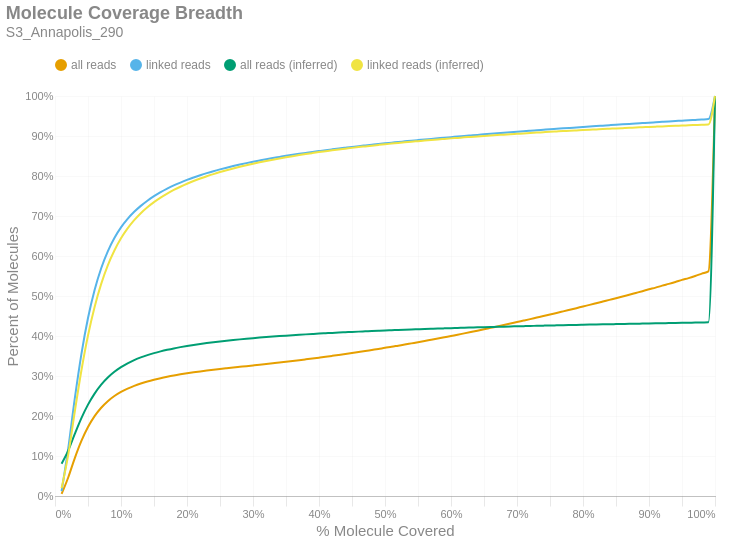

Notebook code for this chart:
### Markdown cell above
### Molecule Read Coverage
This chart shows molecule coverage breadth as computed by the number of bases aligned to that molecule. In other words, "*how much of each unique long molecule is actually sequenced/aligned?*" Keep in mind there is a distinction between sequences and alignments, since some sequences belonging to a particular molecule may not align well and wouldn't appear in the alignment data. This chart also shows molecule coverage breadth as computed by the *inferred fragment* from which the aligned sequences originate. Unlike read coverage, this calculation takes into account the total insert size, including unsequenced gaps between the forward and reverse reads. Like the previous figures, these are cumulative percents.

### Code cell
if SKIPLR:
    print_html(f"Skipped")
else:
    binned_df = consolidated_hist(valids['coverage_bp'], mask, 0.01, True)
    binned_df_inf = consolidated_hist(valids['coverage_inserts'], mask, 0.01, True)
    binned_df = binned_df.with_columns(pl.lit(binned_df_inf['all reads (cumsum)']).alias('all reads (inferred)'))
    binned_df = binned_df.with_columns(pl.lit(binned_df_inf['linked reads (cumsum)']).alias('linked reads (inferred)'))
    binned_df = binned_df.with_columns(
        (pl.col('bin').cast(pl.Float64) + 0.01).alias('right_edge')
    )

    with SafeRender(binned_df):
        (
            density_plot(binned_df, 'Molecule Coverage Breadth', samplename, 'molcov', ['all reads (inferred)','linked reads (inferred)'])
            .encode(
                #x=alt.X('bin:Q', title="% Molecule Covered").axis(format = '%').scale(padding=0),
                x=alt.X('right_edge:Q', title="% Molecule Covered").axis(format='%').scale(padding=0),
                y=alt.Y('value:Q', title='Percent of Molecules')
                    .axis(format='%')
                    .stack(False)
                    .scale(domainMin=0, padding=0),
                color=alt.Color("key:N").scale(domain = ["all reads", "linked reads", "all reads (inferred)", "linked reads (inferred)"]),
                tooltip = [
                    alt.Tooltip("key:N", title = "Data Type"),
                    alt.Tooltip("range_label:N", title="% Molecule Covered"),
                    alt.Tooltip("value:Q", format = ".2%", title="% Molecules")
                ]
            )
        ).display()

### Figure 1 — Vega-Lite specification as saved in the notebook (floating-point values rounded to 4 significant figures)
{"width": "container", "height": 400, "config": {"title": {"anchor": "start", "dy": -15, "fontSize": 18, "color": "#888888", "subtitleColor": "#888888", "subtitleFontSize": 14}, "arc": {"fill": "#0072B2"}, "axis": {"domainColor": "#888888", "domainWidth": 0.5, "gridWidth": 0.2, "grid": false, "titleFontWeight": 400, "titleFontSize": 15, "labelFontSize": 11, "labelColor": "#888888", "tickColor": "#888888", "tickWidth": 0.2, "titleColor": "#888888"}, "axisBand": {"grid": false}, "axisX": {"grid": true, "tickSize": 10, "domainCap": "round"}, "axisY": {"domain": false, "grid": true, "tickSize": 0, "domainCap": "round"}, "background": "transparent", "header": {"labelFontSize": 15, "labelColor": "#888888", "titleFontSize": 15, "titleFontWeight": 600, "titleColor": "#888888"}, "legend": {"labelFont": "sans-serif", "labelFontSize": 12, "labelColor": "#888888", "symbolSize": 100, "symbolType": "circle", "titleFontSize": 12, "titlePadding": 10, "titleColor": "#888888", "title": null, "orient": "top"}, "range": {"category": ["#E69F00", "#56B4E9", "#009E73", "#F0E442", "#0072B2", "#D55E00", "#CC79A7", "#000000"], "diverging": ["#cfe8f3", "#a2d4ec", "#73bfe2", "#46abdb", "#1696d2", "#12719e"]}, "area": {"fill": "#0072B2", "fillOpacity": 0.7, "line": true, "strokeOpacity": 0.7}, "line": {"color": "#0072B2", "stroke": "#0072B2", "strokeWidth": 2}, "trail": {"color": "#0072B2", "stroke": "#0072B2", "strokeWidth": 0, "size": 1}, "point": {"filled": true, "fillOpacity": 1.0, "size": 95}, "text": {"color": "#888888", "fontSize": 11, "align": "right", "fontWeight": 400, "size": 11}, "bar": {"fill": "#0072B2", "stroke": null}, "view": {"stroke": null, "continuousWidth": 660, "continuousHeight": 400}}, "data": {"name": "data-26914084372724ebc2f6f15f8dca868e"}, "mark": {"type": "line", "interpolate": "monotone", "point": {"opacity": 0, "size": 275}}, "encoding": {"color": {"field": "key", "scale": {"domain": ["all reads", "linked reads", "all reads (inferred)", "linked reads (inferred)"]}, "type": "nominal"}, "tooltip": [{"field": "key", "title": "Data Type", "type": "nominal"}, {"field": "range_label", "title": "% Molecule Covered", "type": "nominal"}, {"field": "value", "format": ".2%", "title": "% Molecules", "type": "quantitative"}], "x": {"axis": {"format": "%"}, "field": "right_edge", "scale": {"padding": 0}, "title": "% Molecule Covered", "type": "quantitative"}, "y": {"axis": {"format": "%"}, "field": "value", "scale": {"domainMin": 0, "padding": 0}, "stack": false, "title": "Percent of Molecules", "type": "quantitative"}}, "params": [{"name": "param_c36ac31b6afebe62", "select": {"type": "point", "fields": ["key"]}, "bind": "legend"}], "title": {"text": "Molecule Coverage Breadth", "subtitle": "S3_Annapolis_290"}, "transform": [{"fold": ["all reads (cumsum)", "linked reads (cumsum)", "all reads (inferred)", "linked reads (inferred)"]}, {"calculate": "replace(datum.key, ' (cumsum)', '')", "as": "key"}, {"filter": {"param": "param_c36ac31b6afebe62"}}], "usermeta": {"embedOptions": {"downloadFileName": "S3_Annapolis_290.molcov"}}, "$schema": "https://vega.github.io/schema/vega-lite/v6.1.0.json", "datasets": {"data-26914084372724ebc2f6f15f8dca868e": [{"bin": "0.0", "interval": "0.0-0.01", "all reads": 0.005039, "linked reads": 0.01225, "all reads (cumsum)": 0.005039, "linked reads (cumsum)": 0.01225, "range_label": "0.0-0.01", "all reads (inferred)": 0.08074, "linked reads (inferred)": 0.01921, "right_edge": 0.01}, {"bin": "0.01", "interval": "0.01-0.02", "all reads": 0.04123, "linked reads": 0.1059, "all reads (cumsum)": 0.04627, "linked reads (cumsum)": 0.1181, "range_label": "0.01-0.02", "all reads (inferred)": 0.1133, "linked reads (inferred)": 0.1027, "right_edge": 0.02}, {"bin": "0.02", "interval": "0.02-0.03", "all reads": 0.04861, "linked reads": 0.1257, "all reads (cumsum)": 0.09488, "linked reads (cumsum)": 0.2439, "range_label": "0.02-0.03", "all reads (inferred)": 0.1552, "linked reads (inferred)": 0.2113, "right_edge": 0.03}, {"bin": "0.03", "interval": "0.03-0.04", "all reads": 0.0429, "linked reads": 0.111, "all reads (cumsum)": 0.1378, "linked reads (cumsum)": 0.3549, "range_label": "0.03-0.04", "all reads (inferred)": 0.1948, "linked reads (inferred)": 0.3137, "right_edge": 0.04}, {"bin": "0.04", "interval": "0.04-0.05", "all reads": 0.03477, "linked reads": 0.09005, "all reads (cumsum)": 0.1725, "linked reads (cumsum)": 0.445, "range_label": "0.04-0.05", "all reads (inferred)": 0.2285, "linked reads (inferred)": 0.4011, "right_edge": 0.05}, {"bin": "0.05", "interval": "0.05-0.06", "all reads": 0.02711, "linked reads": 0.07017, "all reads (cumsum)": 0.1997, "linked reads (cumsum)": 0.5151, "range_label": "0.05-0.06", "all reads (inferred)": 0.256, "linked reads (inferred)": 0.4725, "right_edge": 0.06}, {"bin": "0.06", "interval": "0.06-0.07", "all reads": 0.02098, "linked reads": 0.05427, "all reads (cumsum)": 0.2206, "linked reads (cumsum)": 0.5694, "range_label": "0.06-0.07", "all reads (inferred)": 0.2782, "linked reads (inferred)": 0.5302, "right_edge": 0.07}, {"bin": "0.07", "interval": "0.07-0.08", "all reads": 0.01638, "linked reads": 0.04234, "all reads (cumsum)": 0.237, "linked reads (cumsum)": 0.6117, "range_label": "0.07-0.08", "all reads (inferred)": 0.2961, "linked reads (inferred)": 0.5766, "right_edge": 0.08}, {"bin": "0.08", "interval": "0.08-0.09", "all reads": 0.01287, "linked reads": 0.03322, "all reads (cumsum)": 0.2499, "linked reads (cumsum)": 0.645, "range_label": "0.08-0.09", "all reads (inferred)": 0.3104, "linked reads (inferred)": 0.6137, "right_edge": 0.09}, {"bin": "0.09", "interval": "0.09-0.1", "all reads": 0.01029, "linked reads": 0.02652, "all reads (cumsum)": 0.2602, "linked reads (cumsum)": 0.6715, "range_label": "0.09-0.1", "all reads (inferred)": 0.3222, "linked reads (inferred)": 0.6441, "right_edge": 0.1}, {"bin": "0.1", "interval": "0.1-0.11", "all reads": 0.00825, "linked reads": 0.02122, "all reads (cumsum)": 0.2684, "linked reads (cumsum)": 0.6927, "range_label": "0.1-0.11", "all reads (inferred)": 0.3318, "linked reads (inferred)": 0.669, "right_edge": 0.11}, {"bin": "0.11", "interval": "0.11-0.12", "all reads": 0.006905, "linked reads": 0.01773, "all reads (cumsum)": 0.2753, "linked reads (cumsum)": 0.7104, "range_label": "0.11-0.12", "all reads (inferred)": 0.3397, "linked reads (inferred)": 0.6895, "right_edge": 0.12}, {"bin": "0.12", "interval": "0.12-0.13", "all reads": 0.00582, "linked reads": 0.0149, "all reads (cumsum)": 0.2812, "linked reads (cumsum)": 0.7253, "range_label": "0.12-0.13", "all reads (inferred)": 0.3465, "linked reads (inferred)": 0.707, "right_edge": 0.13}, {"bin": "0.13", "interval": "0.13-0.14", "all reads": 0.005077, "linked reads": 0.01298, "all reads (cumsum)": 0.2862, "linked reads (cumsum)": 0.7383, "range_label": "0.13-0.14", "all reads (inferred)": 0.3522, "linked reads (inferred)": 0.7218, "right_edge": 0.14}, {"bin": "0.14", "interval": "0.14-0.15", "all reads": 0.004416, "linked reads": 0.01129, "all reads (cumsum)": 0.2906, "linked reads (cumsum)": 0.7496, "range_label": "0.14-0.15", "all reads (inferred)": 0.3572, "linked reads (inferred)": 0.7346, "right_edge": 0.15}, {"bin": "0.15", "interval": "0.15-0.16", "all reads": 0.003952, "linked reads": 0.01005, "all reads (cumsum)": 0.2946, "linked reads (cumsum)": 0.7596, "range_label": "0.15-0.16", "all reads (inferred)": 0.3615, "linked reads (inferred)": 0.7459, "right_edge": 0.16}, {"bin": "0.16", "interval": "0.16-0.17", "all reads": 0.003493, "linked reads": 0.008865, "all reads (cumsum)": 0.2981, "linked reads (cumsum)": 0.7685, "range_label": "0.16-0.17", "all reads (inferred)": 0.3655, "linked reads (inferred)": 0.756, "right_edge": 0.17}, {"bin": "0.17", "interval": "0.17-0.18", "all reads": 0.003179, "linked reads": 0.008004, "all reads (cumsum)": 0.3013, "linked reads (cumsum)": 0.7765, "range_label": "0.17-0.18", "all reads (inferred)": 0.369, "linked reads (inferred)": 0.7651, "right_edge": 0.18}, {"bin": "0.18", "interval": "0.18-0.19", "all reads": 0.002842, "linked reads": 0.007115, "all reads (cumsum)": 0.3041, "linked reads (cumsum)": 0.7836, "range_label": "0.18-0.19", "all reads (inferred)": 0.3722, "linked reads (inferred)": 0.7732, "right_edge": 0.19}, {"bin": "0.19", "interval": "0.19-0.2", "all reads": 0.002657, "linked reads": 0.006622, "all reads (cumsum)": 0.3068, "linked reads (cumsum)": 0.7902, "range_label": "0.19-0.2", "all reads (inferred)": 0.3751, "linked reads (inferred)": 0.7807, "right_edge": 0.2}, {"bin": "0.2", "interval": "0.2-0.21", "all reads": 0.002432, "linked reads": 0.006051, "all reads (cumsum)": 0.3092, "linked reads (cumsum)": 0.7963, "range_label": "0.2-0.21", "all reads (inferred)": 0.3777, "linked reads (inferred)": 0.7874, "right_edge": 0.21}, {"bin": "0.21", "interval": "0.21-0.22", "all reads": 0.002267, "linked reads": 0.005562, "all reads (cumsum)": 0.3115, "linked reads (cumsum)": 0.8019, "range_label": "0.21-0.22", "all reads (inferred)": 0.3801, "linked reads (inferred)": 0.7936, "right_edge": 0.22}, {"bin": "0.22", "interval": "0.22-0.23", "all reads": 0.002151, "linked reads": 0.005229, "all reads (cumsum)": 0.3136, "linked reads (cumsum)": 0.8071, "range_label": "0.22-0.23", "all reads (inferred)": 0.3824, "linked reads (inferred)": 0.7994, "right_edge": 0.23}, {"bin": "0.23", "interval": "0.23-0.24", "all reads": 0.00202, "linked reads": 0.004873, "all reads (cumsum)": 0.3156, "linked reads (cumsum)": 0.812, "range_label": "0.23-0.24", "all reads (inferred)": 0.3844, "linked reads (inferred)": 0.8048, "right_edge": 0.24}, {"bin": "0.24", "interval": "0.24-0.25", "all reads": 0.001894, "linked reads": 0.004523, "all reads (cumsum)": 0.3175, "linked reads (cumsum)": 0.8165, "range_label": "0.24-0.25", "all reads (inferred)": 0.3864, "linked reads (inferred)": 0.8098, "right_edge": 0.25}, {"bin": "0.25", "interval": "0.25-0.26", "all reads": 0.001807, "linked reads": 0.004248, "all reads (cumsum)": 0.3193, "linked reads (cumsum)": 0.8207, "range_label": "0.25-0.26", "all reads (inferred)": 0.3882, "linked reads (inferred)": 0.8145, "right_edge": 0.26}, {"bin": "0.26", "interval": "0.26-0.27", "all reads": 0.001774, "linked reads": 0.004051, "all reads (cumsum)": 0.3211, "linked reads (cumsum)": 0.8248, "range_label": "0.26-0.27", "all reads (inferred)": 0.39, "linked reads (inferred)": 0.8188, "right_edge": 0.27}, {"bin": "0.27", "interval": "0.27-0.28", "all reads": 0.001742, "linked reads": 0.003839, "all reads (cumsum)": 0.3229, "linked reads (cumsum)": 0.8286, "range_label": "0.27-0.28", "all reads (inferred)": 0.3916, "linked reads (inferred)": 0.823, "right_edge": 0.28}, {"bin": "0.28", "interval": "0.28-0.29", "all reads": 0.001739, "linked reads": 0.003599, "all reads (cumsum)": 0.3246, "linked reads (cumsum)": 0.8322, "range_label": "0.28-0.29", "all reads (inferred)": 0.3931, "linked reads (inferred)": 0.8269, "right_edge": 0.29}, {"bin": "0.29", "interval": "0.29-0.3", "all reads": 0.001754, "linked reads": 0.00339, "all reads (cumsum)": 0.3264, "linked reads (cumsum)": 0.8356, "range_label": "0.29-0.3", "all reads (inferred)": 0.3946, "linked reads (inferred)": 0.8306, "right_edge": 0.3}, {"bin": "0.3", "interval": "0.3-0.31", "all reads": 0.001776, "linked reads": 0.003181, "all reads (cumsum)": 0.3281, "linked reads (cumsum)": 0.8388, "range_label": "0.3-0.31", "all reads (inferred)": 0.396, "linked reads (inferred)": 0.8342, "right_edge": 0.31}, {"bin": "0.31", "interval": "0.31-0.32", "all reads": 0.001852, "linked reads": 0.003115, "all reads (cumsum)": 0.33, "linked reads (cumsum)": 0.8419, "range_label": "0.31-0.32", "all reads (inferred)": 0.3973, "linked reads (inferred)": 0.8376, "right_edge": 0.32}, {"bin": "0.32", "interval": "0.32-0.33", "all reads": 0.001859, "linked reads": 0.002923, "all reads (cumsum)": 0.3318, "linked reads (cumsum)": 0.8448, "range_label": "0.32-0.33", "all reads (inferred)": 0.3985, "linked reads (inferred)": 0.8407, "right_edge": 0.33}, {"bin": "0.33", "interval": "0.33-0.34", "all reads": 0.001866, "linked reads": 0.002771, "all reads (cumsum)": 0.3337, "linked reads (cumsum)": 0.8476, "range_label": "0.33-0.34", "all reads (inferred)": 0.3997, "linked reads (inferred)": 0.8438, "right_edge": 0.34}, {"bin": "0.34", "interval": "0.34-0.35", "all reads": 0.00193, "linked reads": 0.002765, "all reads (cumsum)": 0.3356, "linked reads (cumsum)": 0.8504, "range_label": "0.34-0.35", "all reads (inferred)": 0.4009, "linked reads (inferred)": 0.8467, "right_edge": 0.35}, {"bin": "0.35", "interval": "0.35-0.36", "all reads": 0.001929, "linked reads": 0.002569, "all reads (cumsum)": 0.3376, "linked reads (cumsum)": 0.8529, "range_label": "0.35-0.36", "all reads (inferred)": 0.402, "linked reads (inferred)": 0.8495, "right_edge": 0.36}, {"bin": "0.36", "interval": "0.36-0.37", "all reads": 0.001983, "linked reads": 0.002473, "all reads (cumsum)": 0.3395, "linked reads (cumsum)": 0.8554, "range_label": "0.36-0.37", "all reads (inferred)": 0.403, "linked reads (inferred)": 0.8523, "right_edge": 0.37}, {"bin": "0.37", "interval": "0.37-0.38", "all reads": 0.002073, "linked reads": 0.002422, "all reads (cumsum)": 0.3416, "linked reads (cumsum)": 0.8578, "range_label": "0.37-0.38", "all reads (inferred)": 0.4041, "linked reads (inferred)": 0.8548, "right_edge": 0.38}, {"bin": "0.38", "interval": "0.38-0.39", "all reads": 0.002114, "linked reads": 0.002371, "all reads (cumsum)": 0.3437, "linked reads (cumsum)": 0.8602, "range_label": "0.38-0.39", "all reads (inferred)": 0.405, "linked reads (inferred)": 0.8573, "right_edge": 0.39}, {"bin": "0.39", "interval": "0.39-0.4", "all reads": 0.002164, "linked reads": 0.002209, "all reads (cumsum)": 0.3459, "linked reads (cumsum)": 0.8624, "range_label": "0.39-0.4", "all reads (inferred)": 0.406, "linked reads (inferred)": 0.8597, "right_edge": 0.4}, {"bin": "0.4", "interval": "0.4-0.41", "all reads": 0.002194, "linked reads": 0.002181, "all reads (cumsum)": 0.3481, "linked reads (cumsum)": 0.8646, "range_label": "0.4-0.41", "all reads (inferred)": 0.4069, "linked reads (inferred)": 0.862, "right_edge": 0.41}, {"bin": "0.41", "interval": "0.41-0.42", "all reads": 0.002276, "linked reads": 0.002084, "all reads (cumsum)": 0.3504, "linked reads (cumsum)": 0.8667, "range_label": "0.41-0.42", "all reads (inferred)": 0.4077, "linked reads (inferred)": 0.8642, "right_edge": 0.42}, {"bin": "0.42", "interval": "0.42-0.43", "all reads": 0.002316, "linked reads": 0.002045, "all reads (cumsum)": 0.3527, "linked reads (cumsum)": 0.8687, "range_label": "0.42-0.43", "all reads (inferred)": 0.4086, "linked reads (inferred)": 0.8663, "right_edge": 0.43}, {"bin": "0.43", "interval": "0.43-0.44", "all reads": 0.002337, "linked reads": 0.00199, "all reads (cumsum)": 0.355, "linked reads (cumsum)": 0.8707, "range_label": "0.43-0.44", "all reads (inferred)": 0.4094, "linked reads (inferred)": 0.8683, "right_edge": 0.44}, {"bin": "0.44", "interval": "0.44-0.45", "all reads": 0.00243, "linked reads": 0.001975, "all reads (cumsum)": 0.3574, "linked reads (cumsum)": 0.8727, "range_label": "0.44-0.45", "all reads (inferred)": 0.4102, "linked reads (inferred)": 0.8703, "right_edge": 0.45}, {"bin": "0.45", "interval": "0.45-0.46", "all reads": 0.002477, "linked reads": 0.001909, "all reads (cumsum)": 0.3599, "linked reads (cumsum)": 0.8746, "range_label": "0.45-0.46", "all reads (inferred)": 0.4109, "linked reads (inferred)": 0.8722, "right_edge": 0.46}, {"bin": "0.46", "interval": "0.46-0.47", "all reads": 0.002502, "linked reads": 0.001832, "all reads (cumsum)": 0.3624, "linked reads (cumsum)": 0.8764, "range_label": "0.46-0.47", "all reads (inferred)": 0.4117, "linked reads (inferred)": 0.874, "right_edge": 0.47}, {"bin": "0.47", "interval": "0.47-0.48", "all reads": 0.00262, "linked reads": 0.001816, "all reads (cumsum)": 0.365, "linked reads (cumsum)": 0.8782, "range_label": "0.47-0.48", "all reads (inferred)": 0.4124, "linked reads (inferred)": 0.8759, "right_edge": 0.48}, {"bin": "0.48", "interval": "0.48-0.49", "all reads": 0.002572, "linked reads": 0.001798, "all reads (cumsum)": 0.3676, "linked reads (cumsum)": 0.88, "range_label": "0.48-0.49", "all reads (inferred)": 0.4131, "linked reads (inferred)": 0.8776, "right_edge": 0.49}, {"bin": "0.49", "interval": "0.49-0.5", "all reads": 0.002841, "linked reads": 0.001702, "all reads (cumsum)": 0.3705, "linked reads (cumsum)": 0.8817, "range_label": "0.49-0.5", "all reads (inferred)": 0.4138, "linked reads (inferred)": 0.8794, "right_edge": 0.5}, {"bin": "0.5", "interval": "0.5-0.51", "all reads": 0.002509, "linked reads": 0.001615, "all reads (cumsum)": 0.373, "linked reads (cumsum)": 0.8834, "range_label": "0.5-0.51", "all reads (inferred)": 0.4144, "linked reads (inferred)": 0.881, "right_edge": 0.51}, {"bin": "0.51", "interval": "0.51-0.52", "all reads": 0.002868, "linked reads": 0.001649, "all reads (cumsum)": 0.3758, "linked reads (cumsum)": 0.885, "range_label": "0.51-0.52", "all reads (inferred)": 0.4151, "linked reads (inferred)": 0.8826, "right_edge": 0.52}, {"bin": "0.52", "interval": "0.52-0.53", "all reads": 0.002811, "linked reads": 0.001591, "all reads (cumsum)": 0.3786, "linked reads (cumsum)": 0.8866, "range_label": "0.52-0.53", "all reads (inferred)": 0.4157, "linked reads (inferred)": 0.8842, "right_edge": 0.53}, {"bin": "0.53", "interval": "0.53-0.54", "all reads": 0.002938, "linked reads": 0.001612, "all reads (cumsum)": 0.3816, "linked reads (cumsum)": 0.8882, "range_label": "0.53-0.54", "all reads (inferred)": 0.4163, "linked reads (inferred)": 0.8857, "right_edge": 0.54}, {"bin": "0.54", "interval": "0.54-0.55", "all reads": 0.002921, "linked reads": 0.001521, "all reads (cumsum)": 0.3845, "linked reads (cumsum)": 0.8897, "range_label": "0.54-0.55", "all reads (inferred)": 0.4169, "linked reads (inferred)": 0.8871, "right_edge": 0.55}, {"bin": "0.55", "interval": "0.55-0.56", "all reads": 0.002998, "linked reads": 0.001486, "all reads (cumsum)": 0.3875, "linked reads (cumsum)": 0.8912, "range_label": "0.55-0.56", "all reads (inferred)": 0.4174, "linked reads (inferred)": 0.8886, "right_edge": 0.56}, {"bin": "0.56", "interval": "0.56-0.57", "all reads": 0.003072, "linked reads": 0.001541, "all reads (cumsum)": 0.3906, "linked reads (cumsum)": 0.8928, "range_label": "0.56-0.57", "all reads (inferred)": 0.418, "linked reads (inferred)": 0.89, "right_edge": 0.57}, {"bin": "0.57", "interval": "0.57-0.58", "all reads": 0.003034, "linked reads": 0.001494, "all reads (cumsum)": 0.3936, "linked reads (cumsum)": 0.8943, "range_label": "0.57-0.58", "all reads (inferred)": 0.4186, "linked reads (inferred)": 0.8914, "right_edge": 0.58}, {"bin": "0.58", "interval": "0.58-0.59", "all reads": 0.003174, "linked reads": 0.001505, "all reads (cumsum)": 0.3968, "linked reads (cumsum)": 0.8958, "range_label": "0.58-0.59", "all reads (inferred)": 0.4191, "linked reads (inferred)": 0.8927, "right_edge": 0.59}, {"bin": "0.59", "interval": "0.59-0.6", "all reads": 0.003246, "linked reads": 0.001434, "all reads (cumsum)": 0.4, "linked reads (cumsum)": 0.8972, "range_label": "0.59-0.6", "all reads (inferred)": 0.4196, "linked reads (inferred)": 0.8941, "right_edge": 0.6}, {"bin": "0.6", "interval": "0.6-0.61", "all reads": 0.003115, "linked reads": 0.001363, "all reads (cumsum)": 0.4031, "linked reads (cumsum)": 0.8986, "range_label": "0.6-0.61", "all reads (inferred)": 0.4201, "linked reads (inferred)": 0.8953, "right_edge": 0.61}, {"bin": "0.61", "interval": "0.61-0.62", "all reads": 0.003384, "linked reads": 0.001447, "all reads (cumsum)": 0.4065, "linked reads (cumsum)": 0.9, "range_label": "0.61-0.62", "all reads (inferred)": 0.4207, "linked reads (inferred)": 0.8966, "right_edge": 0.62}, {"bin": "0.62", "interval": "0.62-0.63", "all reads": 0.003356, "linked reads": 0.001392, "all reads (cumsum)": 0.4099, "linked reads (cumsum)": 0.9014, "range_label": "0.62-0.63", "all reads (inferred)": 0.4211, "linked reads (inferred)": 0.8977, "right_edge": 0.63}, {"bin": "0.63", "interval": "0.63-0.64", "all reads": 0.00334, "linked reads": 0.001386, "all reads (cumsum)": 0.4132, "linked reads (cumsum)": 0.9028, "range_label": "0.63-0.64", "all reads (inferred)": 0.4216, "linked reads (inferred)": 0.8989, "right_edge": 0.64}, {"bin": "0.64", "interval": "0.64-0.65", "all reads": 0.003453, "linked reads": 0.001307, "all reads (cumsum)": 0.4167, "linked reads (cumsum)": 0.9041, "range_label": "0.64-0.65", "all reads (inferred)": 0.4221, "linked reads (inferred)": 0.9001, "right_edge": 0.65}, {"bin": "0.65", "interval": "0.65-0.66", "all reads": 0.003612, "linked reads": 0.00134, "all reads (cumsum)": 0.4203, "linked reads (cumsum)": 0.9054, "range_label": "0.65-0.66", "all reads (inferred)": 0.4225, "linked reads (inferred)": 0.9012, "right_edge": 0.66}, {"bin": "0.66", "interval": "0.66-0.67", "all reads": 0.003557, "linked reads": 0.001297, "all reads (cumsum)": 0.4238, "linked reads (cumsum)": 0.9067, "range_label": "0.66-0.67", "all reads (inferred)": 0.423, "linked reads (inferred)": 0.9023, "right_edge": 0.67}, {"bin": "0.67", "interval": "0.67-0.68", "all reads": 0.003625, "linked reads": 0.001329, "all reads (cumsum)": 0.4275, "linked reads (cumsum)": 0.9081, "range_label": "0.67-0.68", "all reads (inferred)": 0.4234, "linked reads (inferred)": 0.9034, "right_edge": 0.68}, {"bin": "0.68", "interval": "0.68-0.69", "all reads": 0.003627, "linked reads": 0.001307, "all reads (cumsum)": 0.4311, "linked reads (cumsum)": 0.9094, "range_label": "0.68-0.69", "all reads (inferred)": 0.4238, "linked reads (inferred)": 0.9044, "right_edge": 0.69}, {"bin": "0.69", "interval": "0.69-0.7", "all reads": 0.003762, "linked reads": 0.001278, "all reads (cumsum)": 0.4349, "linked reads (cumsum)": 0.9106, "range_label": "0.69-0.7", "all reads (inferred)": 0.4243, "linked reads (inferred)": 0.9055, "right_edge": 0.7}, {"bin": "0.7", "interval": "0.7-0.71", "all reads": 0.00366, "linked reads": 0.001257, "all reads (cumsum)": 0.4385, "linked reads (cumsum)": 0.9119, "range_label": "0.7-0.71", "all reads (inferred)": 0.4247, "linked reads (inferred)": 0.9065, "right_edge": 0.71}, {"bin": "0.71", "interval": "0.71-0.72", "all reads": 0.003703, "linked reads": 0.001227, "all reads (cumsum)": 0.4422, "linked reads (cumsum)": 0.9131, "range_label": "0.71-0.72", "all reads (inferred)": 0.4251, "linked reads (inferred)": 0.9075, "right_edge": 0.72}, {"bin": "0.72", "interval": "0.72-0.73", "all reads": 0.00381, "linked reads": 0.001217, "all reads (cumsum)": 0.446, "linked reads (cumsum)": 0.9143, "range_label": "0.72-0.73", "all reads (inferred)": 0.4255, "linked reads (inferred)": 0.9085, "right_edge": 0.73}, {"bin": "0.73", "interval": "0.73-0.74", "all reads": 0.003765, "linked reads": 0.001221, "all reads (cumsum)": 0.4498, "linked reads (cumsum)": 0.9156, "range_label": "0.73-0.74", "all reads (inferred)": 0.4259, "linked reads (inferred)": 0.9095, "right_edge": 0.74}, {"bin": "0.74", "interval": "0.74-0.75", "all reads": 0.004016, "linked reads": 0.001224, "all reads (cumsum)": 0.4538, "linked reads (cumsum)": 0.9168, "range_label": "0.74-0.75", "all reads (inferred)": 0.4263, "linked reads (inferred)": 0.9105, "right_edge": 0.75}, {"bin": "0.75", "interval": "0.75-0.76", "all reads": 0.003798, "linked reads": 0.001146, "all reads (cumsum)": 0.4576, "linked reads (cumsum)": 0.9179, "range_label": "0.75-0.76", "all reads (inferred)": 0.4267, "linked reads (inferred)": 0.9114, "right_edge": 0.76}, {"bin": "0.76", "interval": "0.76-0.77", "all reads": 0.003981, "linked reads": 0.001173, "all reads (cumsum)": 0.4616, "linked reads (cumsum)": 0.9191, "range_label": "0.76-0.77", "all reads (inferred)": 0.427, "linked reads (inferred)": 0.9123, "right_edge": 0.77}, {"bin": "0.77", "interval": "0.77-0.78", "all reads": 0.004002, "linked reads": 0.001128, "all reads (cumsum)": 0.4656, "linked reads (cumsum)": 0.9202, "range_label": "0.77-0.78", "all reads (inferred)": 0.4274, "linked reads (inferred)": 0.9132, "right_edge": 0.78}, {"bin": "0.78", "interval": "0.78-0.79", "all reads": 0.004001, "linked reads": 0.001105, "all reads (cumsum)": 0.4696, "linked reads (cumsum)": 0.9213, "range_label": "0.78-0.79", "all reads (inferred)": 0.4278, "linked reads (inferred)": 0.914, "right_edge": 0.79}, {"bin": "0.79", "interval": "0.79-0.8", "all reads": 0.004235, "linked reads": 0.00112, "all reads (cumsum)": 0.4738, "linked reads (cumsum)": 0.9225, "range_label": "0.79-0.8", "all reads (inferred)": 0.4281, "linked reads (inferred)": 0.9149, "right_edge": 0.8}, {"bin": "0.8", "interval": "0.8-0.81", "all reads": 0.003949, "linked reads": 0.001139, "all reads (cumsum)": 0.4778, "linked reads (cumsum)": 0.9236, "range_label": "0.8-0.81", "all reads (inferred)": 0.4285, "linked reads (inferred)": 0.9157, "right_edge": 0.81}, {"bin": "0.81", "interval": "0.81-0.82", "all reads": 0.004146, "linked reads": 0.001179, "all reads (cumsum)": 0.4819, "linked reads (cumsum)": 0.9248, "range_label": "0.81-0.82", "all reads (inferred)": 0.4288, "linked reads (inferred)": 0.9165, "right_edge": 0.82}, {"bin": "0.82", "interval": "0.82-0.83", "all reads": 0.004206, "linked reads": 0.001117, "all reads (cumsum)": 0.4861, "linked reads (cumsum)": 0.9259, "range_label": "0.82-0.83", "all reads (inferred)": 0.4291, "linked reads (inferred)": 0.9174, "right_edge": 0.83}, {"bin": "0.83", "interval": "0.83-0.84", "all reads": 0.004231, "linked reads": 0.001125, "all reads (cumsum)": 0.4904, "linked reads (cumsum)": 0.927, "range_label": "0.83-0.84", "all reads (inferred)": 0.4295, "linked reads (inferred)": 0.9182, "right_edge": 0.84}, {"bin": "0.84", "interval": "0.84-0.85", "all reads": 0.0042, "linked reads": 0.001105, "all reads (cumsum)": 0.4946, "linked reads (cumsum)": 0.9281, "range_label": "0.84-0.85", "all reads (inferred)": 0.4298, "linked reads (inferred)": 0.9189, "right_edge": 0.85}, {"bin": "0.85", "interval": "0.85-0.86", "all reads": 0.004356, "linked reads": 0.001059, "all reads (cumsum)": 0.4989, "linked reads (cumsum)": 0.9292, "range_label": "0.85-0.86", "all reads (inferred)": 0.4301, "linked reads (inferred)": 0.9197, "right_edge": 0.86}, {"bin": "0.86", "interval": "0.86-0.87", "all reads": 0.004287, "linked reads": 0.001032, "all reads (cumsum)": 0.5032, "linked reads (cumsum)": 0.9302, "range_label": "0.86-0.87", "all reads (inferred)": 0.4304, "linked reads (inferred)": 0.9204, "right_edge": 0.87}, {"bin": "0.87", "interval": "0.87-0.88", "all reads": 0.004421, "linked reads": 0.001017, "all reads (cumsum)": 0.5076, "linked reads (cumsum)": 0.9312, "range_label": "0.87-0.88", "all reads (inferred)": 0.4307, "linked reads (inferred)": 0.9212, "right_edge": 0.88}, {"bin": "0.88", "interval": "0.88-0.89", "all reads": 0.004425, "linked reads": 0.001053, "all reads (cumsum)": 0.5121, "linked reads (cumsum)": 0.9323, "range_label": "0.88-0.89", "all reads (inferred)": 0.431, "linked reads (inferred)": 0.9219, "right_edge": 0.89}, {"bin": "0.89", "interval": "0.89-0.9", "all reads": 0.004613, "linked reads": 0.001048, "all reads (cumsum)": 0.5167, "linked reads (cumsum)": 0.9333, "range_label": "0.89-0.9", "all reads (inferred)": 0.4313, "linked reads (inferred)": 0.9227, "right_edge": 0.9}, {"bin": "0.9", "interval": "0.9-0.91", "all reads": 0.004297, "linked reads": 0.001012, "all reads (cumsum)": 0.521, "linked reads (cumsum)": 0.9343, "range_label": "0.9-0.91", "all reads (inferred)": 0.4316, "linked reads (inferred)": 0.9234, "right_edge": 0.91}, {"bin": "0.91", "interval": "0.91-0.92", "all reads": 0.005007, "linked reads": 0.00103, "all reads (cumsum)": 0.526, "linked reads (cumsum)": 0.9354, "range_label": "0.91-0.92", "all reads (inferred)": 0.4319, "linked reads (inferred)": 0.924, "right_edge": 0.92}, {"bin": "0.92", "interval": "0.92-0.93", "all reads": 0.004393, "linked reads": 0.001024, "all reads (cumsum)": 0.5304, "linked reads (cumsum)": 0.9364, "range_label": "0.92-0.93", "all reads (inferred)": 0.4322, "linked reads (inferred)": 0.9247, "right_edge": 0.93}, {"bin": "0.93", "interval": "0.93-0.94", "all reads": 0.004773, "linked reads": 0.000989, "all reads (cumsum)": 0.5351, "linked reads (cumsum)": 0.9374, "range_label": "0.93-0.94", "all reads (inferred)": 0.4325, "linked reads (inferred)": 0.9254, "right_edge": 0.94}, {"bin": "0.94", "interval": "0.94-0.95", "all reads": 0.005158, "linked reads": 0.0009688, "all reads (cumsum)": 0.5403, "linked reads (cumsum)": 0.9384, "range_label": "0.94-0.95", "all reads (inferred)": 0.4328, "linked reads (inferred)": 0.9261, "right_edge": 0.95}, {"bin": "0.95", "interval": "0.95-0.96", "all reads": 0.004455, "linked reads": 0.0009823, "all reads (cumsum)": 0.5448, "linked reads (cumsum)": 0.9393, "range_label": "0.95-0.96", "all reads (inferred)": 0.4332, "linked reads (inferred)": 0.9268, "right_edge": 0.96}, {"bin": "0.96", "interval": "0.96-0.97", "all reads": 0.005293, "linked reads": 0.0009487, "all reads (cumsum)": 0.55, "linked reads (cumsum)": 0.9403, "range_label": "0.96-0.97", "all reads (inferred)": 0.4335, "linked reads (inferred)": 0.9275, "right_edge": 0.97}, {"bin": "0.97", "interval": "0.97-0.98", "all reads": 0.00578, "linked reads": 0.0009559, "all reads (cumsum)": 0.5558, "linked reads (cumsum)": 0.9412, "range_label": "0.97-0.98", "all reads (inferred)": 0.4339, "linked reads (inferred)": 0.9282, "right_edge": 0.98}, {"bin": "0.98", "interval": "0.98-0.99", "all reads": 0.00558, "linked reads": 0.001025, "all reads (cumsum)": 0.5614, "linked reads (cumsum)": 0.9423, "range_label": "0.98-0.99", "all reads (inferred)": 0.4342, "linked reads (inferred)": 0.9287, "right_edge": 0.99}, {"bin": "0.99", "interval": "0.99-1.0", "all reads": 0.4386, "linked reads": 0.05773, "all reads (cumsum)": 1.0, "linked reads (cumsum)": 1.0, "range_label": "0.99-1.0", "all reads (inferred)": 1.0, "linked reads (inferred)": 1.0, "right_edge": 1.0}]}}
